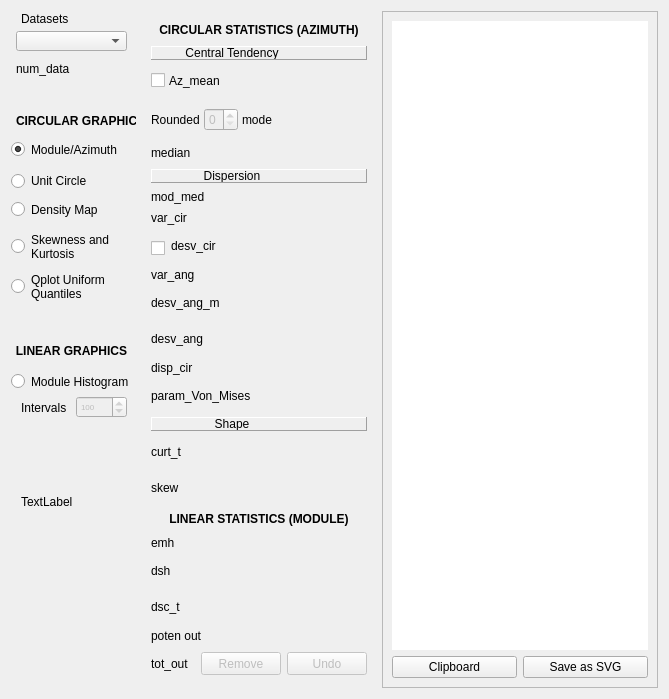
        <widget class="QWidget" name="tab_3">
         <attribute name="title">
          <string>Results</string>
         </attribute>
         <layout class="QHBoxLayout" name="horizontalLayout_2">
          <item>
           <widget class="QFrame" name="frame_3">
            <property name="sizePolicy">
             <sizepolicy hsizetype="Preferred" vsizetype="Minimum">
              <horstretch>0</horstretch>
              <verstretch>0</verstretch>
             </sizepolicy>
            </property>
            <property name="minimumSize">
             <size>
              <width>125</width>
              <height>260</height>
             </size>
            </property>
            <property name="maximumSize">
             <size>
              <width>200</width>
              <height>16777215</height>
             </size>
            </property>
            <property name="frameShape">
             <enum>QFrame::NoFrame</enum>
            </property>
            <property name="frameShadow">
             <enum>QFrame::Sunken</enum>
            </property>
            <widget class="QComboBox" name="cde">
             <property name="geometry">
              <rect>
               <x>5</x>
               <y>20</y>
               <width>111</width>
               <height>20</height>
              </rect>
             </property>
            </widget>
            <widget class="QLabel" name="label_6">
             <property name="geometry">
              <rect>
               <x>10</x>
               <y>0</y>
               <width>81</width>
               <height>16</height>
              </rect>
             </property>
             <property name="text">
              <string>Datasets</string>
             </property>
            </widget>
            <widget class="QLabel" name="num_d">
             <property name="geometry">
              <rect>
               <x>5</x>
               <y>50</y>
               <width>111</width>
               <height>16</height>
              </rect>
             </property>
             <property name="text">
              <string>num_data</string>
             </property>
            </widget>
            <widget class="QLabel" name="label_14">
             <property name="geometry">
              <rect>
               <x>5</x>
               <y>100</y>
               <width>121</width>
               <height>20</height>
              </rect>
             </property>
             <property name="text">
              <string>&lt;html&gt;&lt;head/&gt;&lt;body&gt;&lt;p&gt;&lt;span style=&quot; font-weight:600;&quot;&gt;CIRCULAR GRAPHICS&lt;/span&gt;&lt;/p&gt;&lt;/body&gt;&lt;/html&gt;</string>
             </property>
             <property name="alignment">
              <set>Qt::AlignCenter</set>
             </property>
            </widget>
            <widget class="QRadioButton" name="cir_dist_c">
             <property name="geometry">
              <rect>
               <x>0</x>
               <y>130</y>
               <width>121</width>
               <height>17</height>
              </rect>
             </property>
             <property name="text">
              <string>Module/Azimuth</string>
             </property>
             <property name="checked">
              <bool>true</bool>
             </property>
            </widget>
            <widget class="QRadioButton" name="cir_unit_c">
             <property name="geometry">
              <rect>
               <x>0</x>
               <y>160</y>
               <width>121</width>
               <height>20</height>
              </rect>
             </property>
             <property name="text">
              <string>Unit Circle </string>
             </property>
            </widget>
            <widget class="QRadioButton" name="den_gra_c">
             <property name="geometry">
              <rect>
               <x>0</x>
               <y>190</y>
               <width>121</width>
               <height>17</height>
              </rect>
             </property>
             <property name="text">
              <string>Density Map</string>
             </property>
            </widget>
            <widget class="QRadioButton" name="mod_hist_c">
             <property name="geometry">
              <rect>
               <x>0</x>
               <y>362</y>
               <width>121</width>
               <height>17</height>
              </rect>
             </property>
             <property name="text">
              <string>Module Histogram</string>
             </property>
            </widget>
            <widget class="QSpinBox" name="clas_mod">
             <property name="enabled">
              <bool>false</bool>
             </property>
             <property name="geometry">
              <rect>
               <x>65</x>
               <y>385</y>
               <width>51</width>
               <height>22</height>
              </rect>
             </property>
             <property name="font">
              <font>
               <pointsize>6</pointsize>
              </font>
             </property>
             <property name="minimum">
              <number>1</number>
             </property>
             <property name="maximum">
              <number>10000</number>
             </property>
             <property name="value">
              <number>100</number>
             </property>
            </widget>
            <widget class="QLabel" name="label_16">
             <property name="geometry">
              <rect>
               <x>0</x>
               <y>330</y>
               <width>121</width>
               <height>20</height>
              </rect>
             </property>
             <property name="text">
              <string>&lt;html&gt;&lt;head/&gt;&lt;body&gt;&lt;p&gt;&lt;span style=&quot; font-weight:600;&quot;&gt;LINEAR GRAPHICS&lt;/span&gt;&lt;/p&gt;&lt;/body&gt;&lt;/html&gt;</string>
             </property>
             <property name="alignment">
              <set>Qt::AlignCenter</set>
             </property>
            </widget>
            <widget class="QRadioButton" name="Bt_asicur">
             <property name="geometry">
              <rect>
               <x>0</x>
               <y>220</y>
               <width>121</width>
               <height>31</height>
              </rect>
             </property>
             <property name="text">
              <string>Skewness and 
Kurtosis</string>
             </property>
            </widget>
            <widget class="QRadioButton" name="Bt_qplotu">
             <property name="geometry">
              <rect>
               <x>0</x>
               <y>260</y>
               <width>121</width>
               <height>31</height>
              </rect>
             </property>
             <property name="text">
              <string>Qplot Uniform 
Quantiles</string>
             </property>
            </widget>
            <widget class="QLabel" name="label_33">
             <property name="geometry">
              <rect>
               <x>10</x>
               <y>390</y>
               <width>47</width>
               <height>13</height>
              </rect>
             </property>
             <property name="text">
              <string>Intervals</string>
             </property>
            </widget>
            <widget class="QLabel" name="prueba">
             <property name="geometry">
              <rect>
               <x>10</x>
               <y>450</y>
               <width>101</width>
               <height>81</height>
              </rect>
             </property>
             <property name="text">
              <string>TextLabel</string>
             </property>
            </widget>
           </widget>
          </item>
          <item>
           <widget class="QFrame" name="frame_4">
            <property name="sizePolicy">
             <sizepolicy hsizetype="Expanding" vsizetype="Preferred">
              <horstretch>0</horstretch>
              <verstretch>0</verstretch>
             </sizepolicy>
            </property>
            <property name="minimumSize">
             <size>
              <width>180</width>
              <height>0</height>
             </size>
            </property>
            <property name="maximumSize">
             <size>
              <width>240</width>
              <height>16777215</height>
             </size>
            </property>
            <property name="frameShape">
             <enum>QFrame::NoFrame</enum>
            </property>
            <property name="frameShadow">
             <enum>QFrame::Sunken</enum>
            </property>
            <layout class="QVBoxLayout" name="verticalLayout_5">
             <item>
              <widget class="QLabel" name="label_9">
               <property name="minimumSize">
                <size>
                 <width>0</width>
                 <height>20</height>
                </size>
               </property>
               <property name="text">
                <string>&lt;b&gt;CIRCULAR STATISTICS (AZIMUTH)&lt;/b&gt;</string>
               </property>
               <property name="alignment">
                <set>Qt::AlignCenter</set>
               </property>
              </widget>
             </item>
             <item>
              <widget class="QFrame" name="frame_6">
               <property name="minimumSize">
                <size>
                 <width>0</width>
                 <height>14</height>
                </size>
               </property>
               <property name="frameShape">
                <enum>QFrame::Panel</enum>
               </property>
               <property name="frameShadow">
                <enum>QFrame::Raised</enum>
               </property>
               <widget class="QLabel" name="label_11">
                <property name="geometry">
                 <rect>
                  <x>0</x>
                  <y>0</y>
                  <width>162</width>
                  <height>13</height>
                 </rect>
                </property>
                <property name="text">
                 <string>Central Tendency</string>
                </property>
                <property name="alignment">
                 <set>Qt::AlignCenter</set>
                </property>
               </widget>
              </widget>
             </item>
             <item>
              <widget class="QFrame" name="frame_5">
               <property name="minimumSize">
                <size>
                 <width>0</width>
                 <height>30</height>
                </size>
               </property>
               <property name="frameShape">
                <enum>QFrame::NoFrame</enum>
               </property>
               <property name="frameShadow">
                <enum>QFrame::Raised</enum>
               </property>
               <layout class="QHBoxLayout" name="horizontalLayout_8">
                <property name="spacing">
                 <number>4</number>
                </property>
                <property name="leftMargin">
                 <number>0</number>
                </property>
                <property name="topMargin">
                 <number>2</number>
                </property>
                <property name="rightMargin">
                 <number>0</number>
                </property>
                <property name="bottomMargin">
                 <number>2</number>
                </property>
                <item>
                 <widget class="QCheckBox" name="az_mean_c">
                  <property name="text">
                   <string/>
                  </property>
                 </widget>
                </item>
                <item>
                 <widget class="QLabel" name="az_mean_t">
                  <property name="sizePolicy">
                   <sizepolicy hsizetype="Expanding" vsizetype="Preferred">
                    <horstretch>0</horstretch>
                    <verstretch>0</verstretch>
                   </sizepolicy>
                  </property>
                  <property name="minimumSize">
                   <size>
                    <width>125</width>
                    <height>0</height>
                   </size>
                  </property>
                  <property name="text">
                   <string>Az_mean</string>
                  </property>
                 </widget>
                </item>
               </layout>
              </widget>
             </item>
             <item>
              <widget class="QFrame" name="frame_30">
               <property name="minimumSize">
                <size>
                 <width>125</width>
                 <height>35</height>
                </size>
               </property>
               <property name="frameShape">
                <enum>QFrame::NoFrame</enum>
               </property>
               <property name="frameShadow">
                <enum>QFrame::Raised</enum>
               </property>
               <layout class="QHBoxLayout" name="horizontalLayout_9">
                <property name="spacing">
                 <number>4</number>
                </property>
                <property name="leftMargin">
                 <number>0</number>
                </property>
                <property name="topMargin">
                 <number>2</number>
                </property>
                <property name="rightMargin">
                 <number>0</number>
                </property>
                <property name="bottomMargin">
                 <number>2</number>
                </property>
                <item>
                 <widget class="QLabel" name="label_35">
                  <property name="text">
                   <string>Rounded</string>
                  </property>
                 </widget>
                </item>
                <item>
                 <widget class="QSpinBox" name="red_mode_s">
                  <property name="enabled">
                   <bool>false</bool>
                  </property>
                  <property name="maximum">
                   <number>5</number>
                  </property>
                 </widget>
                </item>
                <item>
                 <widget class="QLabel" name="az_mode_t">
                  <property name="minimumSize">
                   <size>
                    <width>125</width>
                    <height>15</height>
                   </size>
                  </property>
                  <property name="text">
                   <string>mode</string>
                  </property>
                 </widget>
                </item>
               </layout>
              </widget>
             </item>
             <item>
              <widget class="QLabel" name="az_median_t">
               <property name="minimumSize">
                <size>
                 <width>125</width>
                 <height>20</height>
                </size>
               </property>
               <property name="text">
                <string>median</string>
               </property>
              </widget>
             </item>
             <item>
              <widget class="QFrame" name="frame_8">
               <property name="minimumSize">
                <size>
                 <width>0</width>
                 <height>14</height>
                </size>
               </property>
               <property name="frameShape">
                <enum>QFrame::Panel</enum>
               </property>
               <property name="frameShadow">
                <enum>QFrame::Raised</enum>
               </property>
               <widget class="QLabel" name="label_13">
                <property name="geometry">
                 <rect>
                  <x>0</x>
                  <y>0</y>
                  <width>162</width>
                  <height>13</height>
                 </rect>
                </property>
                <property name="text">
                 <string>Dispersion</string>
                </property>
                <property name="alignment">
                 <set>Qt::AlignCenter</set>
                </property>
               </widget>
              </widget>
             </item>
             <item>
              <widget class="QLabel" name="mod_med_t">
               <property name="minimumSize">
                <size>
                 <width>125</width>
                 <height>15</height>
                </size>
               </property>
               <property name="text">
                <string>mod_med</string>
               </property>
              </widget>
             </item>
             <item>
              <widget class="QLabel" name="var_cir_t">
               <property name="minimumSize">
                <size>
                 <width>125</width>
                 <height>15</height>
                </size>
               </property>
               <property name="text">
                <string>var_cir</string>
               </property>
              </widget>
             </item>
             <item>
              <widget class="QFrame" name="frame_7">
               <property name="minimumSize">
                <size>
                 <width>0</width>
                 <height>30</height>
                </size>
               </property>
               <property name="frameShape">
                <enum>QFrame::NoFrame</enum>
               </property>
               <property name="frameShadow">
                <enum>QFrame::Raised</enum>
               </property>
               <widget class="QLabel" name="des_cir_t">
                <property name="geometry">
                 <rect>
                  <x>20</x>
                  <y>0</y>
                  <width>151</width>
                  <height>30</height>
                 </rect>
                </property>
                <property name="minimumSize">
                 <size>
                  <width>125</width>
                  <height>0</height>
                 </size>
                </property>
                <property name="text">
                 <string>desv_cir</string>
                </property>
               </widget>
               <widget class="QCheckBox" name="des_cir_c">
                <property name="geometry">
                 <rect>
                  <x>0</x>
                  <y>10</y>
                  <width>16</width>
                  <height>15</height>
                 </rect>
                </property>
                <property name="text">
                 <string/>
                </property>
               </widget>
              </widget>
             </item>
             <item>
              <widget class="QLabel" name="var_ang_t">
               <property name="minimumSize">
                <size>
                 <width>125</width>
                 <height>15</height>
                </size>
               </property>
               <property name="text">
                <string>var_ang</string>
               </property>
              </widget>
             </item>
             <item>
              <widget class="QLabel" name="des_angm_t">
               <property name="minimumSize">
                <size>
                 <width>125</width>
                 <height>30</height>
                </size>
               </property>
               <property name="text">
                <string>desv_ang_m</string>
               </property>
              </widget>
             </item>
             <item>
              <widget class="QLabel" name="des_ang_t">
               <property name="minimumSize">
                <size>
                 <width>125</width>
                 <height>30</height>
                </size>
               </property>
               <property name="text">
                <string>desv_ang</string>
               </property>
              </widget>
             </item>
             <item>
              <widget class="QLabel" name="disp_cir_t">
               <property name="minimumSize">
                <size>
                 <width>125</width>
                 <height>15</height>
                </size>
               </property>
               <property name="text">
                <string>disp_cir</string>
               </property>
              </widget>
             </item>
             <item>
              <widget class="QLabel" name="par_k_t">
               <property name="minimumSize">
                <size>
                 <width>125</width>
                 <height>30</height>
                </size>
               </property>
               <property name="text">
                <string>param_Von_Mises</string>
               </property>
              </widget>
             </item>
             <item>
              <widget class="QFrame" name="frame_9">
               <property name="minimumSize">
                <size>
                 <width>0</width>
                 <height>14</height>
                </size>
               </property>
               <property name="frameShape">
                <enum>QFrame::Panel</enum>
               </property>
               <property name="frameShadow">
                <enum>QFrame::Raised</enum>
               </property>
               <widget class="QLabel" name="label_15">
                <property name="geometry">
                 <rect>
                  <x>0</x>
                  <y>0</y>
                  <width>162</width>
                  <height>13</height>
                 </rect>
                </property>
                <property name="text">
                 <string>Shape</string>
                </property>
                <property name="alignment">
                 <set>Qt::AlignCenter</set>
                </property>
               </widget>
              </widget>
             </item>
             <item>
              <widget class="QLabel" name="curt_t">
               <property name="minimumSize">
                <size>
                 <width>125</width>
                 <height>30</height>
                </size>
               </property>
               <property name="text">
                <string>curt_t</string>
               </property>
              </widget>
             </item>
             <item>
              <widget class="QLabel" name="skew_t">
               <property name="minimumSize">
                <size>
                 <width>125</width>
                 <height>30</height>
                </size>
               </property>
               <property name="text">
                <string>skew</string>
               </property>
              </widget>
             </item>
             <item>
              <widget class="QLabel" name="label_12">
               <property name="minimumSize">
                <size>
                 <width>0</width>
                 <height>20</height>
                </size>
               </property>
               <property name="text">
                <string>&lt;b&gt;LINEAR STATISTICS (MODULE)&lt;/b&gt;</string>
               </property>
               <property name="alignment">
                <set>Qt::AlignCenter</set>
               </property>
              </widget>
             </item>
             <item>
              <widget class="QLabel" name="emh_t">
               <property name="minimumSize">
                <size>
                 <width>125</width>
                 <height>15</height>
                </size>
               </property>
               <property name="text">
                <string>emh</string>
               </property>
              </widget>
             </item>
             <item>
              <widget class="QLabel" name="dsh_t">
               <property name="minimumSize">
                <size>
                 <width>125</width>
                 <height>30</height>
                </size>
               </property>
               <property name="text">
                <string>dsh</string>
               </property>
              </widget>
             </item>
             <item>
              <widget class="QLabel" name="dsc_t">
               <property name="minimumSize">
                <size>
                 <width>125</width>
                 <height>30</height>
                </size>
               </property>
               <property name="text">
                <string>dsc_t</string>
               </property>
              </widget>
             </item>
             <item>
              <widget class="QLabel" name="pot_out_t">
               <property name="minimumSize">
                <size>
                 <width>125</width>
                 <height>15</height>
                </size>
               </property>
               <property name="text">
                <string>poten out</string>
               </property>
              </widget>
             </item>
             <item>
              <widget class="QFrame" name="frame_29">
               <property name="minimumSize">
                <size>
                 <width>125</width>
                 <height>30</height>
                </size>
               </property>
               <property name="frameShape">
                <enum>QFrame::NoFrame</enum>
               </property>
               <property name="frameShadow">
                <enum>QFrame::Raised</enum>
               </property>
               <layout class="QHBoxLayout" name="horizontalLayout_7">
                <property name="spacing">
                 <number>6</number>
                </property>
                <property name="leftMargin">
                 <number>0</number>
                </property>
                <property name="topMargin">
                 <number>0</number>
                </property>
                <property name="rightMargin">
                 <number>0</number>
                </property>
                <property name="bottomMargin">
                 <number>0</number>
                </property>
                <item>
                 <widget class="QLabel" name="tot_out_t">
                  <property name="minimumSize">
                   <size>
                    <width>0</width>
                    <height>15</height>
                   </size>
                  </property>
                  <property name="text">
                   <string>tot_out</string>
                  </property>
                 </widget>
                </item>
                <item>
                 <widget class="QPushButton" name="rem_out">
                  <property name="enabled">
                   <bool>false</bool>
                  </property>
                  <property name="minimumSize">
                   <size>
                    <width>50</width>
                    <height>23</height>
                   </size>
                  </property>
                  <property name="text">
                   <string>Remove</string>
                  </property>
                 </widget>
                </item>
                <item>
                 <widget class="QPushButton" name="b_undo">
                  <property name="enabled">
                   <bool>false</bool>
                  </property>
                  <property name="sizePolicy">
                   <sizepolicy hsizetype="Minimum" vsizetype="Fixed">
                    <horstretch>0</horstretch>
                    <verstretch>0</verstretch>
                   </sizepolicy>
                  </property>
                  <property name="minimumSize">
                   <size>
                    <width>25</width>
                    <height>23</height>
                   </size>
                  </property>
                  <property name="text">
                   <string>Undo</string>
                  </property>
                 </widget>
                </item>
               </layout>
              </widget>
             </item>
            </layout>
           </widget>
          </item>
          <item>
           <widget class="QFrame" name="frame_27">
            <property name="frameShape">
             <enum>QFrame::StyledPanel</enum>
            </property>
            <property name="frameShadow">
             <enum>QFrame::Raised</enum>
            </property>
            <layout class="QVBoxLayout" name="verticalLayout_10">
             <item>
              <widget class="QGraphicsView" name="grafic">
               <property name="enabled">
                <bool>true</bool>
               </property>
               <property name="sizePolicy">
                <sizepolicy hsizetype="Expanding" vsizetype="Expanding">
                 <horstretch>0</horstretch>
                 <verstretch>1</verstretch>
                </sizepolicy>
               </property>
               <property name="minimumSize">
                <size>
                 <width>100</width>
                 <height>100</height>
                </size>
               </property>
               <property name="frameShape">
                <enum>QFrame::NoFrame</enum>
               </property>
               <property name="verticalScrollBarPolicy">
                <enum>Qt::ScrollBarAlwaysOff</enum>
               </property>
               <property name="horizontalScrollBarPolicy">
                <enum>Qt::ScrollBarAlwaysOff</enum>
               </property>
               <property name="interactive">
                <bool>false</bool>
               </property>
              </widget>
             </item>
             <item>
              <widget class="QFrame" name="frame_28">
               <property name="frameShape">
                <enum>QFrame::NoFrame</enum>
               </property>
               <property name="frameShadow">
                <enum>QFrame::Raised</enum>
               </property>
               <layout class="QHBoxLayout" name="horizontalLayout_6">
                <property name="leftMargin">
                 <number>0</number>
                </property>
                <property name="topMargin">
                 <number>0</number>
                </property>
                <property name="rightMargin">
                 <number>0</number>
                </property>
                <property name="bottomMargin">
                 <number>0</number>
                </property>
                <item>
                 <widget class="QPushButton" name="copygraf">
                  <property name="text">
                   <string>Clipboard</string>
                  </property>
                 </widget>
                </item>
                <item>
                 <widget class="QPushButton" name="savesvg">
                  <property name="text">
                   <string>Save as SVG</string>
                  </property>
                 </widget>
                </item>
               </layout>
              </widget>
             </item>
            </layout>
           </widget>
          </item>
         </layout>
        </widget>
